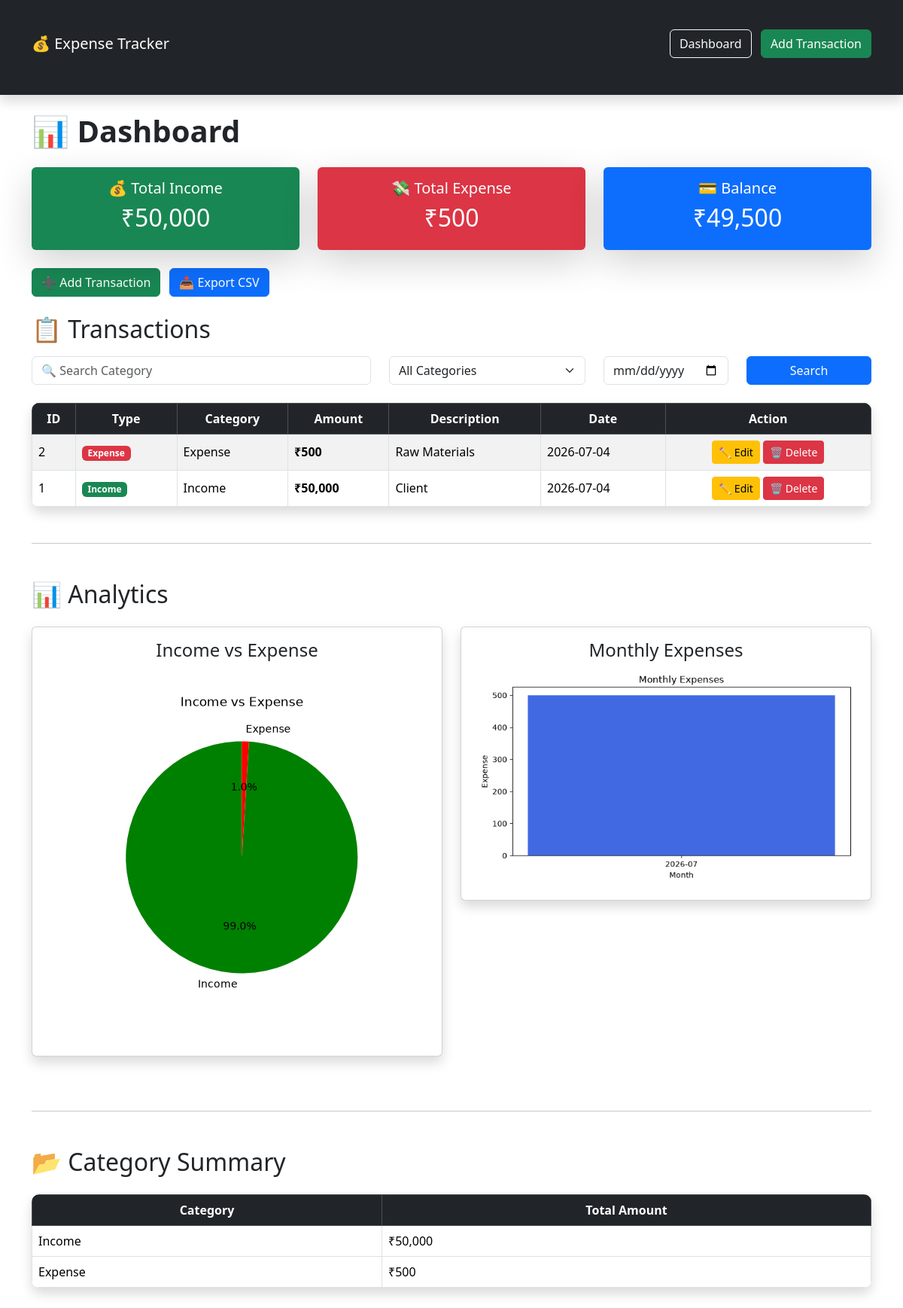
The page / on the database its author committed.
### tables this page shows
CREATE TABLE transactions(

        id INTEGER PRIMARY KEY AUTOINCREMENT,

        type TEXT,

        category TEXT,

        amount REAL,

        description TEXT,

        date TEXT

    );

### app.py (the view)
@app.route("/")
def home():
    search = request.args.get("search", "")
    category = request.args.get("category", "")
    date = request.args.get("date", "")
    transactions = get_transactions(search, category, date)
    category_summary = get_category_summary()
    income = 0
    expense = 0
    for row in transactions:
        if row[1] == "Income":
            income += row[3]
        else:
            expense += row[3]
    balance = income - expense
    generate_pie_chart(income, expense)
    generate_bar_chart()
    return render_template(
        "index.html",
        transactions=transactions,
        income=income,
        expense=expense,
        balance=balance,
        category_summary=category_summary
    )

### app.py (called while the page is built)
def generate_pie_chart(income, expense):
    if income == 0 and expense == 0:
        income = 1
        expense = 1
    labels = ["Income", "Expense"]
    values = [income, expense]
    colors = ["green", "red"]
    plt.figure(figsize=(5,5))
    plt.pie(
        values,
        labels=labels,
        autopct="%1.1f%%",
        startangle=90,
        colors=colors
    )
    plt.title("Income vs Expense")
    os.makedirs("static/images", exist_ok=True)
    plt.savefig("static/images/pie_chart.png")
    plt.close()

def generate_bar_chart():
    data = get_monthly_expenses()
    months = []
    amounts = []
    for month, amount in data:
        months.append(month)
        amounts.append(amount)
    plt.figure(figsize=(7,4))
    plt.bar(months, amounts, color="royalblue")
    plt.title("Monthly Expenses")
    plt.xlabel("Month")
    plt.ylabel("Expense")
    plt.tight_layout()
    os.makedirs("static/images", exist_ok=True)
    plt.savefig("static/images/bar_chart.png")
    plt.close()

### database.py (called while the page is built)
def get_transactions(search="", category="", date=""):
    conn = sqlite3.connect(DATABASE)
    cur = conn.cursor()
    query = "SELECT * FROM transactions WHERE 1=1"
    params = []
    if search:
        query += " AND LOWER(TRIM(category)) LIKE ?"
        params.append("%" + search.lower().strip() + "%")
    if category:
        query += " AND TRIM(category) = ?"
        params.append(category)
    if date:
        query += " AND date = ?"
        params.append(date)
    query += " ORDER BY id DESC"
    cur.execute(query, params)
    rows = cur.fetchall()
    conn.close()
    return rows

def get_monthly_expenses():
    conn = sqlite3.connect(DATABASE)
    cur = conn.cursor()
    cur.execute("""
        SELECT substr(date,1,7), SUM(amount)
        FROM transactions
        WHERE LOWER(type)='expense'
        GROUP BY substr(date,1,7)
        ORDER BY substr(date,1,7)
    """)
    data = cur.fetchall()
    conn.close()
    return data

def get_category_summary():
    conn = sqlite3.connect(DATABASE)
    cur = conn.cursor()
    cur.execute("""
        SELECT TRIM(category), SUM(amount)
                FROM transactions
                GROUP BY TRIM(category)
                ORDER BY SUM(amount) DESC
    """)
    rows = cur.fetchall()
    conn.close()
    return rows

### templates/index.html (shortened to what this page needs)
{% extends "base.html" %}
{% block content %}
<h1 class="mb-4 fw-bold">
    📊 Dashboard
</h1>
<div class="row g-4 mb-4">
    <div class="col-md-4">
        <div class="card text-white bg-success shadow-lg border-0">
            <div class="card-body text-center">
                <h5 class="card-title">💰 Total Income</h5>
                <h2>₹{{ "{:,.0f}".format(income) }}</h2>
            </div>
        </div>
    </div>
    <div class="col-md-4">
        <div class="card text-white bg-danger shadow-lg border-0">
            <div class="card-body text-center">
                <h5 class="card-title">💸 Total Expense</h5>
                <h2>₹{{ "{:,.0f}".format(expense) }}</h2>
            </div>
        </div>
    </div>
    <div class="col-md-4">
        <div class="card text-white bg-primary shadow-lg border-0">
            <div class="card-body text-center">
                <h5 class="card-title">💳 Balance</h5>
                <h2>₹{{ "{:,.0f}".format(balance) }}</h2>
            </div>
        </div>
    </div>
</div>
<div class="mb-4">
    <a href="/add" class="btn btn-success">
        ➕ Add Transaction
    </a>
    <a href="/export" class="btn btn-primary ms-2">
        📥 Export CSV
    </a>
</div>
<h2 class="mb-3">
    📋 Transactions
</h2>
<form class="row mb-4" method="GET">
    <div class="col-md-5">
        <input
            type="text"
            class="form-control"
            name="search"
            placeholder="🔍 Search Category"
            value="{{ request.args.get('search', '') }}">
    </div>
    <div class="col-md-3">
        <select class="form-select" name="category">
            <option value="" {% if request.args.get('category')=='' %}selected{% endif %}>
                All Categories
            </option>
        </select>
    </div>
    <div class="col-md-2">
        <input
            type="date"
            class="form-control"
            name="date"
            value="{{ request.args.get('date', '') }}">
    </div>
    <div class="col-md-2">
        <button class="btn btn-primary w-100">
            Search
        </button>
    </div>
</form>
<table class="table table-striped table-hover table-bordered align-middle shadow">
    <thead class="table-dark">
        <tr>
            <th>ID</th>
            <th>Type</th>
            <th>Category</th>
            <th>Amount</th>
            <th>Description</th>
            <th>Date</th>
            <th>Action</th>
        </tr>
    </thead>
    <tbody>
    {% for row in transactions %}
        <tr>
            <td>{{ row[0] }}</td>
            <td>
                {% if row[1] == "Income" %}
                    <span class="badge bg-success">
                        Income
                    </span>
                {% else %}
                    <span class="badge bg-danger">
                        Expense
                    </span>
                {% endif %}
            </td>
            <td>{{ row[2].title() }}</td>
            <td>
                <strong>₹{{ "{:,.0f}".format(row[3]) }}</strong>
            </td>
            <td>{{ row[4].title() }}</td>
            <td>{{ row[5] }}</td>
            <td class="text-center">
                <a href="/edit/{{ row[0] }}"
                   class="btn btn-warning btn-sm">
                    ✏️ Edit
                </a>
                <a href="/delete/{{ row[0] }}"
                   class="btn btn-danger btn-sm"
                   onclick="return confirm('Are you sure you want to delete this transaction?')">
                    🗑️ Delete
                </a>
            </td>
        </tr>
    {% endfor %}
    </tbody>
</table>
<hr class="my-5">
<h2 class="mb-4">
    📊 Analytics
</h2>
<div class="row">
    <div class="col-md-6 mb-4">
        <div class="card shadow">
            <div class="card-body text-center">
                <h4>Income vs Expense</h4>
                <img
                    src="{{ url_for('static', filename='images/pie_chart.png') }}"
                    class="img-fluid">
            </div>
        </div>
    </div>
    <div class="col-md-6 mb-4">
        <div class="card shadow">
            <div class="card-body text-center">
                <h4>Monthly Expenses</h4>
                <img
                    src="{{ url_for('static', filename='images/bar_chart.png') }}"
                    class="img-fluid">
            </div>
        </div>
    </div>
</div>
<hr class="my-5">
<h2 class="mb-4">
    📂 Category Summary
</h2>
<table class="table table-bordered table-hover shadow">
    <thead class="table-dark">
        <tr>
            <th>Category</th>
            <th>Total Amount</th>
        </tr>
    </thead>
    <tbody>
    {% for row in category_summary %}
        <tr>
            <td>{{ row[0].title() }}</td>
            <td>
                ₹{{ "{:,.0f}".format(row[1]) }}
            </td>
        </tr>
    {% endfor %}
    </tbody>
</table>
{% endblock %}

### templates/base.html (shortened to what this page needs)
<!DOCTYPE html>
<html lang="en">
<head>
    <link rel="stylesheet"
          href="{{ url_for('static', filename='css/style.css') }}">
    <link href="https://cdn.jsdelivr.net/npm/bootstrap@5.3.7/dist/css/bootstrap.min.css" rel="stylesheet">
</head>
<body>
<nav class="navbar navbar-expand-lg navbar-dark bg-dark sticky-top shadow">
    <div class="container">
        <a class="navbar-brand" href="/">
            💰 Expense Tracker
        </a>
        <div>
            <a href="/" class="btn btn-outline-light me-2">
                Dashboard
            </a>
            <a href="/add" class="btn btn-success">
                Add Transaction
            </a>
        </div>
    </div>
</nav>
<div class="container mt-4">
    {% block content %}
    {% endblock %}
</div>
</body>
</html>

### static/css/style.css (style rules this page uses)
body { background:#f4f7fb; font-family:Arial, Helvetica, sans-serif; }
.navbar { box-shadow:0 2px 10px rgba(0,0,0,.15); }
.card { border-radius:15px; transition:.3s; }
.btn { border-radius:8px; }
.table { border-radius:10px; overflow:hidden; }
.table th { text-align:center; }
.table td { vertical-align:middle; }
.badge { font-size:14px; padding:8px 12px; }
img { border-radius:10px; }
.container { margin-top:30px; margin-bottom:40px; }
h1,h2 { font-weight:bold; }

### rows shown on the page
transactions: id "2", type "Expense", category "Expense", amount "500", description "Raw Materials", date "2026-07-04"
transactions: id "1", type "Income", category "Income", amount "50,000", description "Client", date "2026-07-04"

### other values the page prints
{{ "{:,.0f}".format(income) }} "50,000"
{{ "{:,.0f}".format(expense) }} "500"
{{ "{:,.0f}".format(balance) }} "49,500"
{{ row[0].title() }} "Income" "Expense"
{{ "{:,.0f}".format(row[1]) }} "50,000" "500"
